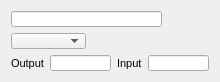
  <widget class="QWidget" name="">
   <property name="geometry">
    <rect>
     <x>10</x>
     <y>10</y>
     <width>203</width>
     <height>66</height>
    </rect>
   </property>
   <layout class="QVBoxLayout" name="verticalLayout_12">
    <item>
     <layout class="QVBoxLayout" name="verticalLayout_11">
      <item>
       <widget class="QLineEdit" name="unit1NameLineEdit">
        <property name="sizePolicy">
         <sizepolicy hsizetype="Fixed" vsizetype="Fixed">
          <horstretch>0</horstretch>
          <verstretch>0</verstretch>
         </sizepolicy>
        </property>
        <property name="minimumSize">
         <size>
          <width>151</width>
          <height>16</height>
         </size>
        </property>
        <property name="maximumSize">
         <size>
          <width>151</width>
          <height>16</height>
         </size>
        </property>
        <property name="font">
         <font>
          <pointsize>8</pointsize>
         </font>
        </property>
        <property name="text">
         <string/>
        </property>
       </widget>
      </item>
      <item>
       <widget class="QComboBox" name="unit1ActiveComboBox">
        <property name="sizePolicy">
         <sizepolicy hsizetype="Fixed" vsizetype="Fixed">
          <horstretch>0</horstretch>
          <verstretch>0</verstretch>
         </sizepolicy>
        </property>
        <property name="minimumSize">
         <size>
          <width>75</width>
          <height>16</height>
         </size>
        </property>
        <property name="maximumSize">
         <size>
          <width>75</width>
          <height>16</height>
         </size>
        </property>
        <property name="font">
         <font>
          <pointsize>8</pointsize>
         </font>
        </property>
        <property name="mouseTracking">
         <bool>false</bool>
        </property>
       </widget>
      </item>
     </layout>
    </item>
    <item>
     <layout class="QHBoxLayout" name="horizontalLayout_3">
      <item>
       <widget class="QLabel" name="label">
        <property name="sizePolicy">
         <sizepolicy hsizetype="Fixed" vsizetype="Preferred">
          <horstretch>0</horstretch>
          <verstretch>0</verstretch>
         </sizepolicy>
        </property>
        <property name="font">
         <font>
          <pointsize>8</pointsize>
         </font>
        </property>
        <property name="text">
         <string>Output</string>
        </property>
       </widget>
      </item>
      <item>
       <widget class="QLineEdit" name="unit1OutputLineEdit">
        <property name="sizePolicy">
         <sizepolicy hsizetype="Fixed" vsizetype="Fixed">
          <horstretch>0</horstretch>
          <verstretch>0</verstretch>
         </sizepolicy>
        </property>
        <property name="minimumSize">
         <size>
          <width>61</width>
          <height>16</height>
         </size>
        </property>
        <property name="maximumSize">
         <size>
          <width>61</width>
          <height>16</height>
         </size>
        </property>
        <property name="font">
         <font>
          <pointsize>8</pointsize>
         </font>
        </property>
       </widget>
      </item>
      <item>
       <widget class="QLabel" name="label_2">
        <property name="sizePolicy">
         <sizepolicy hsizetype="Fixed" vsizetype="Preferred">
          <horstretch>0</horstretch>
          <verstretch>0</verstretch>
         </sizepolicy>
        </property>
        <property name="font">
         <font>
          <pointsize>8</pointsize>
         </font>
        </property>
        <property name="text">
         <string>Input</string>
        </property>
       </widget>
      </item>
      <item>
       <widget class="QLineEdit" name="unit1ILineEdit_2">
        <property name="sizePolicy">
         <sizepolicy hsizetype="Fixed" vsizetype="Fixed">
          <horstretch>0</horstretch>
          <verstretch>0</verstretch>
         </sizepolicy>
        </property>
        <property name="minimumSize">
         <size>
          <width>61</width>
          <height>16</height>
         </size>
        </property>
        <property name="maximumSize">
         <size>
          <width>61</width>
          <height>16</height>
         </size>
        </property>
        <property name="font">
         <font>
          <pointsize>8</pointsize>
         </font>
        </property>
       </widget>
      </item>
     </layout>
    </item>
   </layout>
  </widget>
